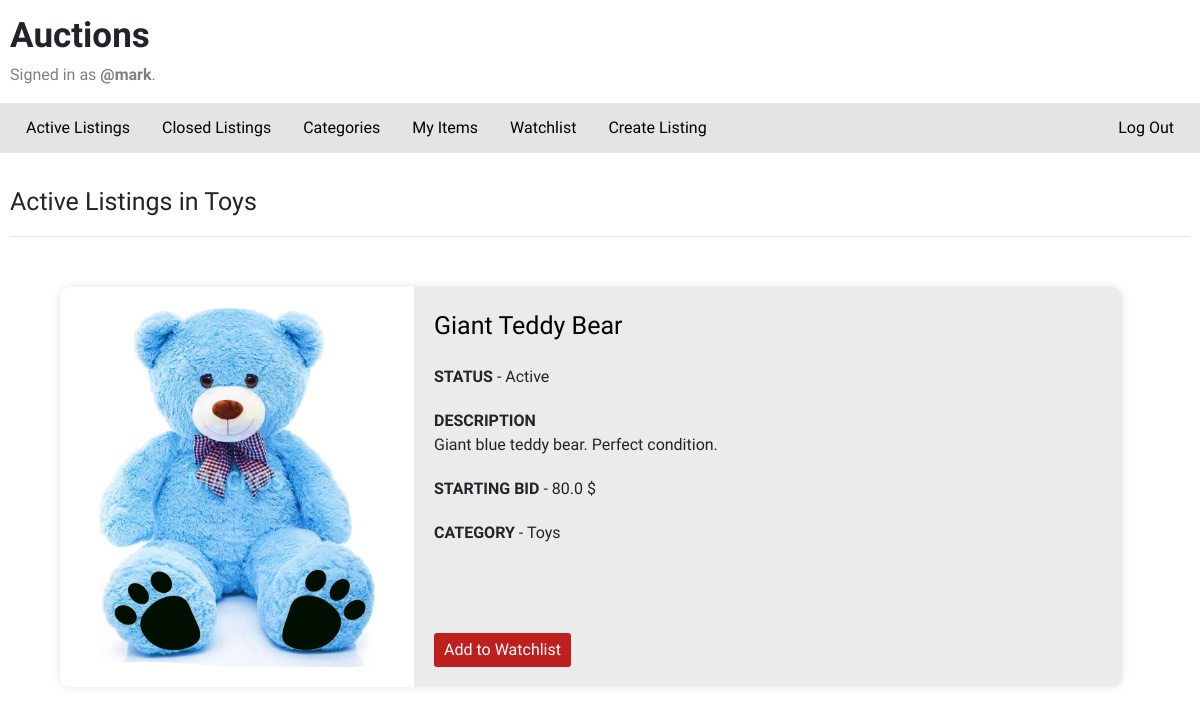
The page /categories/4 (signed in) on the database its author committed.
### auctions/models.py (models this page shows, shortened)
class User(AbstractUser):
    id = models.BigAutoField(primary_key=True)
    first_name = models.CharField(max_length=40)
    last_name = models.CharField(max_length=40)
    gender_choices = models.TextChoices("Gender", "Male Female None")
    gender = models.CharField(choices=gender_choices, max_length=10)

class Category(models.Model):
    name = models.CharField(max_length=50)
    class Meta:
        ordering = ('name',)
        verbose_name_plural = 'Categories'
    def __str__(self):
        return self.name.title()

class Listing(models.Model):
    object_name = models.CharField(max_length=50)
    description = models.CharField(max_length=600, blank=True, null=True)
    image = models.ImageField(upload_to='listings_images', blank=True)
    created_at = models.DateTimeField(auto_now_add=True)
    created_by = models.ForeignKey(User, related_name='listings', on_delete=models.CASCADE)
    is_closed = models.BooleanField(default=False)
    starting_bid = models.FloatField(validators=[validate_min_price])
    category = models.ForeignKey(Category, on_delete=models.CASCADE, related_name='listings')

### auctions/views.py (the view)
# urls.py: path("categories/<int:category_id>", views.listings_by_category, name="listings_by_category"),
def listings_by_category(request, category_id):
    category = Category.objects.get(pk=category_id)
    listings = Listing.objects.order_by("-created_at").filter(category=category, is_closed=False)
    return render(request, "auctions/listings_by_category.html", {
        "listings": listings,
        "category": category
    })

### auctions/templates/auctions/listings_by_category.html (shortened to what this page needs)
{% extends "auctions/layout.html" %}
{% block body %}
    <p class="subtitle-ph">Active Listings in {{ category.name }}</p>
    <hr>
    {% if listings %}
        {% for listing in listings %}
            <div class="active-listing-container">
                <a href="{% url 'detail' listing.id %}"><div class="img-div">
                    <img class="listing-image" src="{{ listing.image.url }}" alt="">
                </div></a>
                <div class="listing-details-index">
                    <div class="inline-block-elem">
                        <a href="{% url 'detail' listing.id %}">
                        <span class="listing-title">{{ listing.object_name.title }}</span></a>
                    </div>
                    <div class="">
                        <span class="key-ph">STATUS</span> - {% if listing.is_closed %}Closed{% else %}Active{% endif %}
                    </div>
                    <div class="">
                        <span class="key-ph">DESCRIPTION</span>
                        <br>
                        {{ listing.description }}
                    </div>
                    <div class="">
                        <span class="key-ph">STARTING BID</span> - {{ listing.starting_bid }} $
                    </div>
                    <div class="">
                        <span class="key-ph">CATEGORY</span> - {{ listing.category }}
                    </div>
                    {% if user.is_authenticated %}
                    {% if request.user != listing.created_by %}
                        {% if listing.id in listing_watchlist_dict %}
                            <form action="{% url 'remove_from_watchlist' listing.id %}" method="POST" class="">
                                {% csrf_token %}
                                <button class="add-remove-watchlist" type="submit">Remove from Watchlist</button>
                            </form>
                        {% else %}
                            <form action="{% url 'add_to_watchlist' listing.id %}" method="POST">
                                <button class="add-remove-watchlist" type="submit">Add to Watchlist</button>
                            </form>
                        {% endif %}
                    {% endif %}
                    {% endif %}
                </div>
            </div>
        {% endfor %}
    {% else %}
        <p class="no-closed-ph">No active listings posted for this category.</p>
        <p class="no-closed-ph">See <a class="color-links" href="{% url 'index' %}">Active Listings</a>.</p>
    {% endif %}
{% endblock %}

### auctions/templates/auctions/layout.html (shortened to what this page needs)
{% load static %}
<!DOCTYPE html>
<html lang="en">
    <head>
        <link rel="stylesheet" href="https://stackpath.bootstrapcdn.com/bootstrap/4.4.1/css/bootstrap.min.css">
        <link href="{% static 'auctions/styles.css' %}" rel="stylesheet">
        <link href="{% static 'auctions/reset.css' %}" rel="stylesheet">
    </head>
    <body>
        <p class="title-ph">Auctions</p>
        <div>
            {% if user.is_authenticated %}
                <p class="username-ph">Signed in as <strong>@{{ user.username }}</strong>.</p>
            {% else %}
                <p class="username-ph">Not signed in.</p>
            {% endif %}
        </div>
        <ul class="nav">
                <li class="nav-item">
                    <a class="nav-link" href="{% url 'index' %}">Active Listings</a>
                </li>
                <li class="nav-item">
                    <a class="nav-link" href="{% url 'closed_listings' %}">Closed Listings</a>
                </li>
                <li class="nav-item">
                    <a class="nav-link" href="{% url 'categories' %}">Categories</a>
                </li>
            {% if user.is_authenticated %}
                <li class="nav-item">
                    <a class="nav-link" href="{% url 'my_items' %}">My Items</a>
                </li>
                <li class="nav-item">
                    <a class="nav-link" href="{% url 'watchlist' %}">Watchlist</a>
                </li>
                <li class="nav-item">
                    <a class="nav-link" href="{% url 'create' %}">Create Listing</a>
                </li>
                <li class="nav-item exclude-right">
                    <a class="nav-link" href="{% url 'logout' %}">Log Out</a>
                </li>
            {% endif %}
        </ul>
        {% block body %}
        {% endblock %}
    </body>
</html>

### auctions/static/auctions/styles.css (style rules this page uses)
body { padding: 10px; font-family: "Exo", Helvetica, sans-serif; }
.title-ph { font-size: 35px; font-weight: 700; margin-bottom: 0px; }
.subtitle-ph { font-size: 25px; }
.username-ph { color: gray; }
.nav { background-color: rgb(230, 227, 227); margin: 0px -10px 30px; height: 50px; display: flex; position: relative; align-items: center; padding-left: 10px; }
.nav-item { border-radius: 3px; transition: background-color 0.2s; }
.exclude-right { position: absolute; right: 10px; }
.active-listing-container { width: 90%; height: 50vh; box-shadow: 0px 0px 10px rgb(229, 228, 228); margin: 50px 0px 50px 50px; display: grid; grid-template-columns: 1fr 2fr; border-radius: 10px; overflow: hidden; transition: box-shadow 0.3s; }
.listing-image { width: 100%; height: 50vh; object-fit: contain; padding: 20px; }
.listing-details-index { width: 100%; background-color: rgb(235, 235, 235); padding: 20px; display: flex; flex-direction: column; position: relative; row-gap: 20px; height: 100%; }
.listing-title { font-weight: 500; font-size: 25px; }
.inline-block-elem { display: inline-block; }
.key-ph { font-weight: 600; }
.add-remove-watchlist { background-color: rgb(190, 32, 32); border: none; color: white; padding: 5px 10px; margin-top: 20px; border-radius: 3px; font-weight: 500; position: absolute; bottom: 20px; }

### rows shown on the page
User: username "mark"
Category: name "Toys"
Listing: image (picture), object_name "Giant Teddy Bear", is_closed "Active", description "Giant blue teddy bear. Perfect condition.", starting_bid "80.0", category "Toys", shows "Add to Watchlist"
